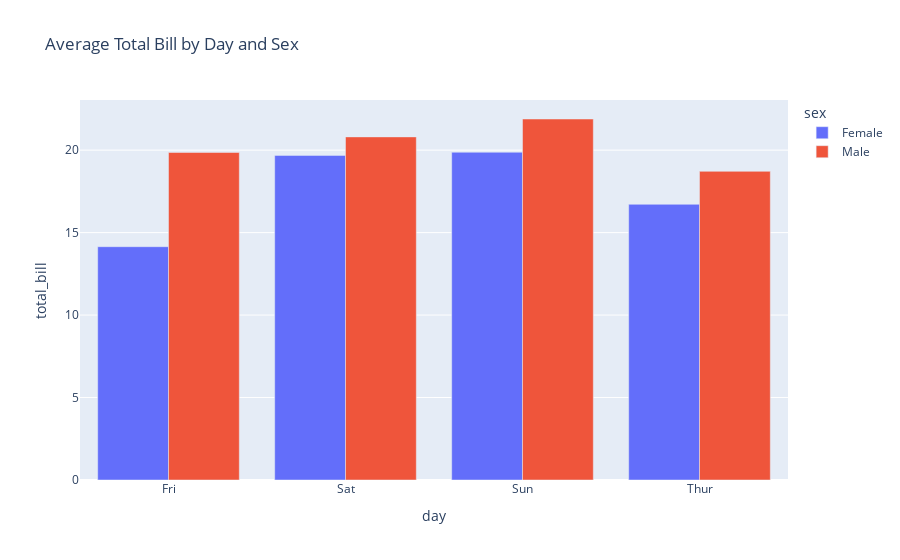

Notebook cell for this chart:
### Markdown cell above
# Exercise 8: Bar Plot with Customization (Plotly)

### Code cell
# Exercise 8: Avg total_bill per day, bars colored by sex
import plotly.express as px
import pandas as pd

tips = px.data.tips()

# Compute average total_bill per day and sex
agg_data = tips.groupby(['day', 'sex'])['total_bill'].mean().reset_index()

fig = px.bar(
    agg_data,
    x='day',
    y='total_bill',
    color='sex',
    barmode='group',  # Side-by-side bars
    title="Average Total Bill by Day and Sex"
)
fig.show()

### Figure 1 — Plotly figure (JSON) as saved in the notebook; plotly's stock layout.template omitted (floating-point values rounded to 4 significant figures)
{"data": [{"alignmentgroup": "True", "hovertemplate": "sex=Female<br>day=%{x}<br>total_bill=%{y}<extra></extra>", "legendgroup": "Female", "marker": {"color": "#636efa", "pattern": {"shape": ""}}, "name": "Female", "offsetgroup": "Female", "orientation": "v", "showlegend": true, "textposition": "auto", "x": ["Fri", "Sat", "Sun", "Thur"], "xaxis": "x", "y": [14.15, 19.68, 19.87, 16.72], "yaxis": "y", "type": "bar"}, {"alignmentgroup": "True", "hovertemplate": "sex=Male<br>day=%{x}<br>total_bill=%{y}<extra></extra>", "legendgroup": "Male", "marker": {"color": "#EF553B", "pattern": {"shape": ""}}, "name": "Male", "offsetgroup": "Male", "orientation": "v", "showlegend": true, "textposition": "auto", "x": ["Fri", "Sat", "Sun", "Thur"], "xaxis": "x", "y": [19.86, 20.8, 21.89, 18.71], "yaxis": "y", "type": "bar"}], "layout": {"xaxis": {"anchor": "y", "domain": [0.0, 1.0], "title": {"text": "day"}}, "yaxis": {"anchor": "x", "domain": [0.0, 1.0], "title": {"text": "total_bill"}}, "legend": {"title": {"text": "sex"}, "tracegroupgap": 0}, "title": {"text": "Average Total Bill by Day and Sex"}, "barmode": "group"}}
